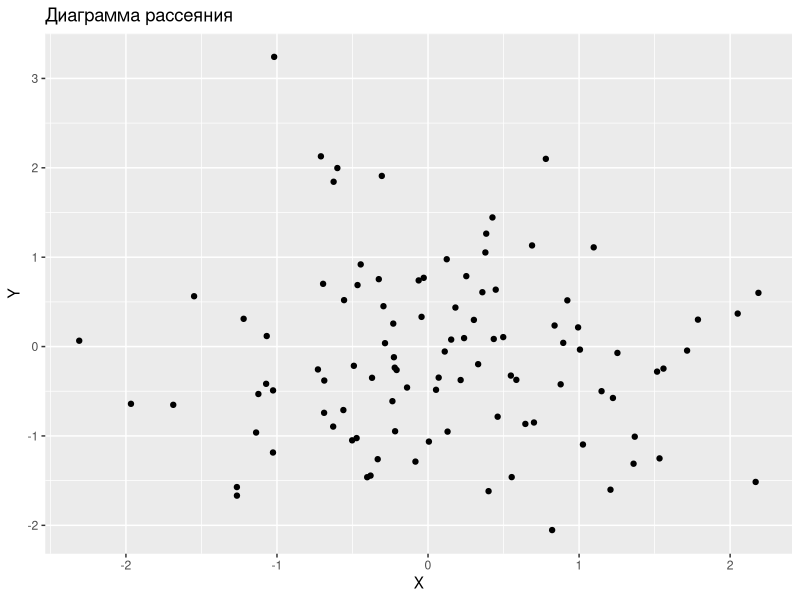

R code for this plot:
# R-скрипт для построения диаграммы рассеяния и сохранения в файл

# Загрузка необходимой библиотеки
library(ggplot2)

# Создание фрейма данных с произвольными данными
set.seed(123) # Для воспроизводимости
n <- 100
df <- data.frame(
  x = rnorm(n),
  y = rnorm(n)
)

# Построение диаграммы рассеяния
p <- ggplot(df, aes(x = x, y = y)) +
  geom_point() +
  labs(title = "Диаграмма рассеяния", x = "X", y = "Y")

# Сохранение диаграммы в файл PNG с уникальным именем
filename <- paste0("scatter_plot_", Sys.time(), ".png")
filename <- gsub(":", "-", filename) # Замена двоеточий в имени файла
ggsave(filename, plot = p, width = 8, height = 6)

cat("Диаграмма рассеяния сохранена в файл:", filename, "\n")
